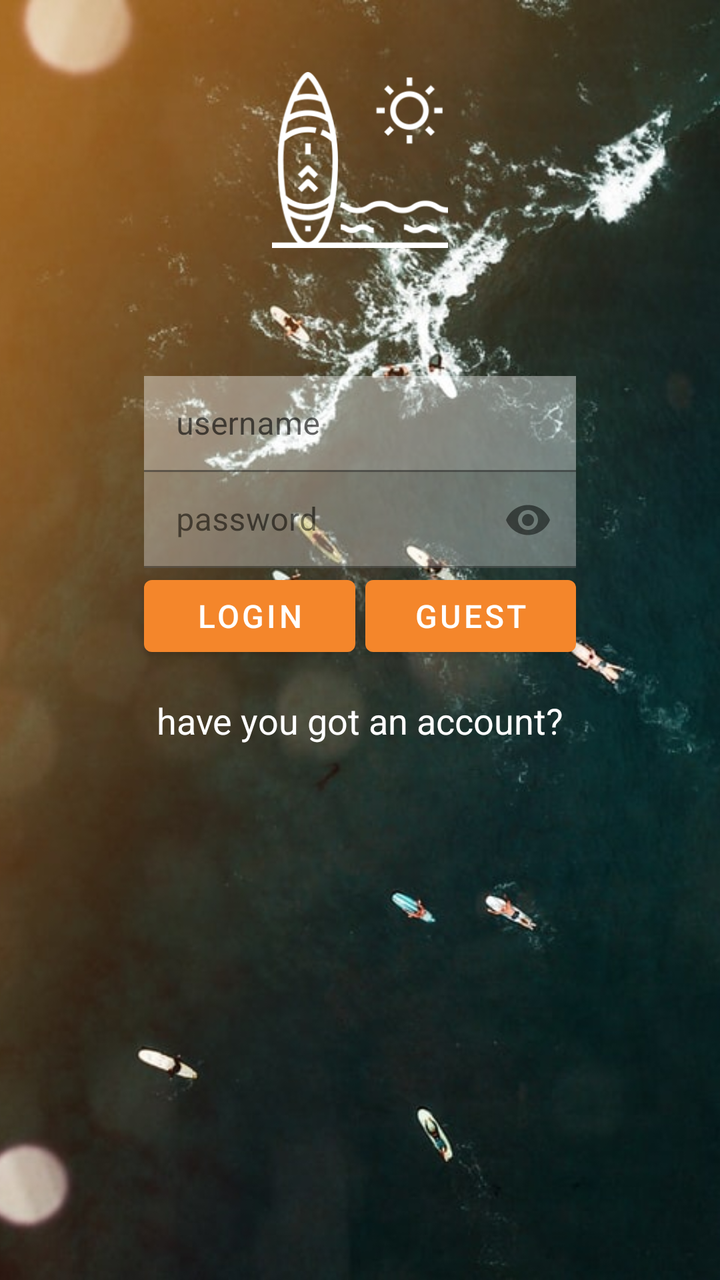
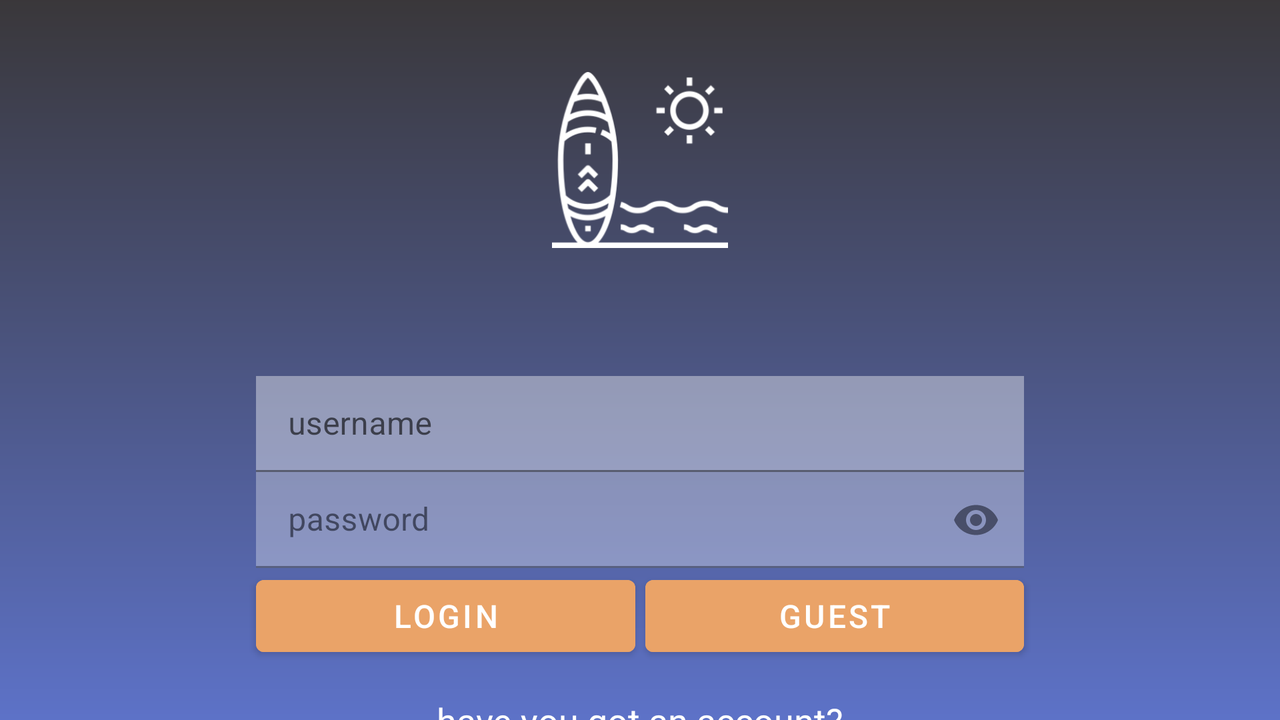

Compare how this app lays out the same screen by default and in its alternative resource folder. The renders come first, then the two layout files and the values they reference.
<!-- AndroidManifest.xml: application theme AppTheme -->
<!-- res/layout/activity_login.xml -->
<?xml version="1.0" encoding="utf-8"?>
<androidx.constraintlayout.widget.ConstraintLayout xmlns:android="http://schemas.android.com/apk/res/android"
    xmlns:app="http://schemas.android.com/apk/res-auto"
    xmlns:tools="http://schemas.android.com/tools"
    android:layout_width="match_parent"
    android:layout_height="match_parent"
    android:background="#509098"
    tools:context=".LoginActivity">

    <ImageView
        android:id="@+id/imageView"
        android:layout_width="wrap_content"
        android:layout_height="wrap_content"
        android:scaleType="centerCrop"
        app:layout_constraintStart_toStartOf="parent"
        app:layout_constraintTop_toTopOf="parent"
        app:srcCompat="@drawable/imglogin"
        />

    <ImageView
        android:id="@+id/imageView2"
        android:layout_width="88dp"
        android:layout_height="88dp"
        android:layout_marginTop="36dp"
        app:layout_constraintEnd_toEndOf="parent"
        app:layout_constraintStart_toStartOf="parent"
        app:layout_constraintTop_toTopOf="parent"
        app:srcCompat="@drawable/tabla"
         />

    <com.google.android.material.textfield.TextInputLayout
        android:id="@+id/username"
        android:layout_width="0dp"
        android:layout_height="48dp"
        android:layout_marginTop="64dp"
        app:layout_constraintTop_toBottomOf="@id/imageView2"
        app:layout_constraintEnd_toEndOf="@id/guideline2"
        app:layout_constraintStart_toStartOf="@id/guideline1"
        app:startIconDrawable="@drawable/user"

        >

        <com.google.android.material.textfield.TextInputEditText
            android:layout_width="match_parent"
            android:layout_height="wrap_content"
            android:background="@android:color/white"
            android:backgroundTint="@color/transparente"
            android:hint="username"
            />
    </com.google.android.material.textfield.TextInputLayout>

    <com.google.android.material.textfield.TextInputLayout
        android:id="@+id/password"
        android:layout_width="0dp"
        android:layout_height="48dp"
        android:alpha="0.8"
        app:layout_constraintTop_toBottomOf="@id/username"
        app:layout_constraintEnd_toEndOf="@id/guideline2"
        app:layout_constraintStart_toStartOf="@id/guideline1"
        app:endIconMode="password_toggle"
        app:startIconDrawable="@drawable/lock"
        >

        <com.google.android.material.textfield.TextInputEditText
            android:layout_width="match_parent"
            android:layout_height="wrap_content"
            android:background="@android:color/white"
            android:backgroundTint="@color/transparente"
            android:hint="password"
            android:inputType="textPassword"
            />
    </com.google.android.material.textfield.TextInputLayout>

    <com.google.android.material.button.MaterialButton
        android:id="@+id/button1"
        android:layout_width="0dp"
        android:layout_height="48dp"
        android:text="LOGIN"
        android:textSize="16sp"
        app:layout_constraintTop_toBottomOf="@id/password"
        app:layout_constraintStart_toStartOf="@id/guideline1"
        app:layout_constraintEnd_toStartOf="@+id/button2"
        android:layout_marginRight="5dp"
        android:onClick="login"

        >
    </com.google.android.material.button.MaterialButton>

    <com.google.android.material.button.MaterialButton
        android:id="@+id/button2"
        android:layout_width="0dp"
        android:layout_height="48dp"
        android:text="GUEST"
        android:textSize="16sp"
        app:layout_constraintEnd_toEndOf="@id/guideline2"
        app:layout_constraintTop_toBottomOf="@id/password"
        app:layout_constraintStart_toEndOf="@+id/button1"
        >
    </com.google.android.material.button.MaterialButton>

    <TextView
        android:id="@+id/signup_text"
        android:layout_width="wrap_content"
        android:layout_height="wrap_content"
        android:layout_marginTop="16dp"
        android:text="@string/signup_text"
        android:textColor="@android:color/white"
        android:textSize="18sp"
        app:layout_constraintEnd_toEndOf="parent"
        app:layout_constraintStart_toStartOf="parent"
        app:layout_constraintTop_toBottomOf="@+id/button2"
        android:onClick="registro"/>

    <androidx.constraintlayout.widget.Guideline
        android:id="@+id/guideline1"
        android:layout_width="wrap_content"
        android:layout_height="wrap_content"
        android:orientation="vertical"
        app:layout_constraintGuide_percent="0.20" />

    <androidx.constraintlayout.widget.Guideline
        android:id="@+id/guideline2"
        android:layout_width="wrap_content"
        android:layout_height="wrap_content"
        android:orientation="vertical"
        app:layout_constraintGuide_percent="0.80" />


</androidx.constraintlayout.widget.ConstraintLayout>
<!-- resources referenced by this layout -->
<resources>
  <color name="transparente">#66FFFFFF</color>
  <!-- drawable imglogin: jpg bitmap (drawable, 62303 bytes) -->
  <!-- drawable tabla: png bitmap (drawable, 13212 bytes) -->
  <string name="signup_text">have you got an account?</string>
  <style name="AppTheme" parent="Theme.MaterialComponents.DayNight">
          
          <item name="colorPrimary">@color/colorApp</item>
          <item name="colorPrimaryDark">@color/colorPrimaryDark</item>
          <item name="colorAccent">@color/colorAccent</item>
      </style>
  <color name="colorApp">#F4862B</color>
  <color name="colorPrimaryDark">#303F9F</color>
  <color name="colorAccent">#FF7400</color>
</resources>
<!-- res/layout-land/activity_login.xml (the repository's variant of the layout above) -->
<!-- drawn on the phone turned sideways -->
<?xml version="1.0" encoding="utf-8"?>
<androidx.constraintlayout.widget.ConstraintLayout xmlns:android="http://schemas.android.com/apk/res/android"
    xmlns:app="http://schemas.android.com/apk/res-auto"
    xmlns:tools="http://schemas.android.com/tools"
    android:layout_width="match_parent"
    android:layout_height="match_parent"
    android:background="#509098"
    tools:context=".LoginActivity">

    <ImageView
        android:id="@+id/imgLogin"
        android:layout_width="match_parent"
        android:layout_height="match_parent"
        android:scaleType="centerCrop"
        app:layout_constraintStart_toStartOf="parent"
        app:layout_constraintTop_toTopOf="parent"
        />

    <View
        android:layout_width="match_parent"
        android:layout_height="match_parent"
        android:background="@drawable/scrim"
        android:visibility="visible"/>

    <ImageView
        android:id="@+id/imageView2"
        android:layout_width="88dp"
        android:layout_height="88dp"
        android:layout_marginTop="36dp"
        app:layout_constraintEnd_toEndOf="parent"
        app:layout_constraintStart_toStartOf="parent"
        app:layout_constraintTop_toTopOf="parent"
        app:srcCompat="@drawable/tabla"
         />

    <com.google.android.material.textfield.TextInputLayout
        android:id="@+id/username"
        android:layout_width="0dp"
        android:layout_height="48dp"
        android:layout_marginTop="64dp"
        app:layout_constraintTop_toBottomOf="@id/imageView2"
        app:layout_constraintEnd_toEndOf="@id/guideline2"
        app:layout_constraintStart_toStartOf="@id/guideline1"
        app:startIconDrawable="@drawable/user"

        >

        <com.google.android.material.textfield.TextInputEditText
            android:layout_width="match_parent"
            android:layout_height="wrap_content"
            android:background="@android:color/white"
            android:backgroundTint="@color/transparente"
            android:hint="username"
            />
    </com.google.android.material.textfield.TextInputLayout>

    <com.google.android.material.textfield.TextInputLayout
        android:id="@+id/password"
        android:layout_width="0dp"
        android:layout_height="48dp"
        android:alpha="0.8"
        app:layout_constraintTop_toBottomOf="@id/username"
        app:layout_constraintEnd_toEndOf="@id/guideline2"
        app:layout_constraintStart_toStartOf="@id/guideline1"
        app:endIconMode="password_toggle"
        app:startIconDrawable="@drawable/lock"
        >

        <com.google.android.material.textfield.TextInputEditText
            android:layout_width="match_parent"
            android:layout_height="wrap_content"
            android:background="@android:color/white"
            android:backgroundTint="@color/transparente"
            android:hint="password"
            android:inputType="textPassword"
            />
    </com.google.android.material.textfield.TextInputLayout>

    <com.google.android.material.button.MaterialButton
        android:id="@+id/button1"
        android:layout_width="0dp"
        android:layout_height="48dp"
        android:text="LOGIN"
        android:textSize="16sp"
        app:layout_constraintTop_toBottomOf="@id/password"
        app:layout_constraintStart_toStartOf="@id/guideline1"
        app:layout_constraintEnd_toStartOf="@+id/button2"
        android:layout_marginRight="5dp"
        android:backgroundTint="#EAA368"
        android:onClick="login"

        >
    </com.google.android.material.button.MaterialButton>

    <com.google.android.material.button.MaterialButton
        android:id="@+id/button2"
        android:layout_width="0dp"
        android:layout_height="48dp"
        android:text="GUEST"
        android:textSize="16sp"
        app:layout_constraintEnd_toEndOf="@id/guideline2"
        app:layout_constraintTop_toBottomOf="@id/password"
        app:layout_constraintStart_toEndOf="@+id/button1"
        android:backgroundTint="#EAA368"
        >
    </com.google.android.material.button.MaterialButton>

    <TextView
        android:id="@+id/signup_text"
        android:layout_width="wrap_content"
        android:layout_height="wrap_content"
        android:layout_marginTop="16dp"
        android:text="@string/signup_text"
        android:textColor="@android:color/white"
        android:textSize="18sp"
        app:layout_constraintEnd_toEndOf="parent"
        app:layout_constraintStart_toStartOf="parent"
        app:layout_constraintTop_toBottomOf="@+id/button2"
        android:onClick="registro"/>

    <androidx.constraintlayout.widget.Guideline
        android:id="@+id/guideline1"
        android:layout_width="wrap_content"
        android:layout_height="wrap_content"
        android:orientation="vertical"
        app:layout_constraintGuide_percent="0.20" />

    <androidx.constraintlayout.widget.Guideline
        android:id="@+id/guideline2"
        android:layout_width="wrap_content"
        android:layout_height="wrap_content"
        android:orientation="vertical"
        app:layout_constraintGuide_percent="0.80" />


</androidx.constraintlayout.widget.ConstraintLayout>
<!-- resources referenced by the variant -->
<!-- as the phone turned sideways resolves them -->
<resources>
  <color name="transparente">#66FFFFFF</color>
  <!-- drawable scrim (drawable) -->
  <?xml version="1.0" encoding="utf-8"?>
  <shape android:shape="rectangle"
      xmlns:android="http://schemas.android.com/apk/res/android">
      <gradient
          android:angle="90"
          android:startColor="#AA6363DF"
          android:endColor="#AA2E0B0B"
          android:type="linear"/>
  
  </shape>
  <!-- drawable tabla: png bitmap (drawable, 13212 bytes) -->
  <string name="signup_text">have you got an account?</string>
  <style name="AppTheme" parent="Theme.MaterialComponents.DayNight">
          
          <item name="colorPrimary">@color/colorApp</item>
          <item name="colorPrimaryDark">@color/colorPrimaryDark</item>
          <item name="colorAccent">@color/colorAccent</item>
      </style>
  <color name="colorApp">#F4862B</color>
  <color name="colorPrimaryDark">#303F9F</color>
  <color name="colorAccent">#FF7400</color>
</resources>
